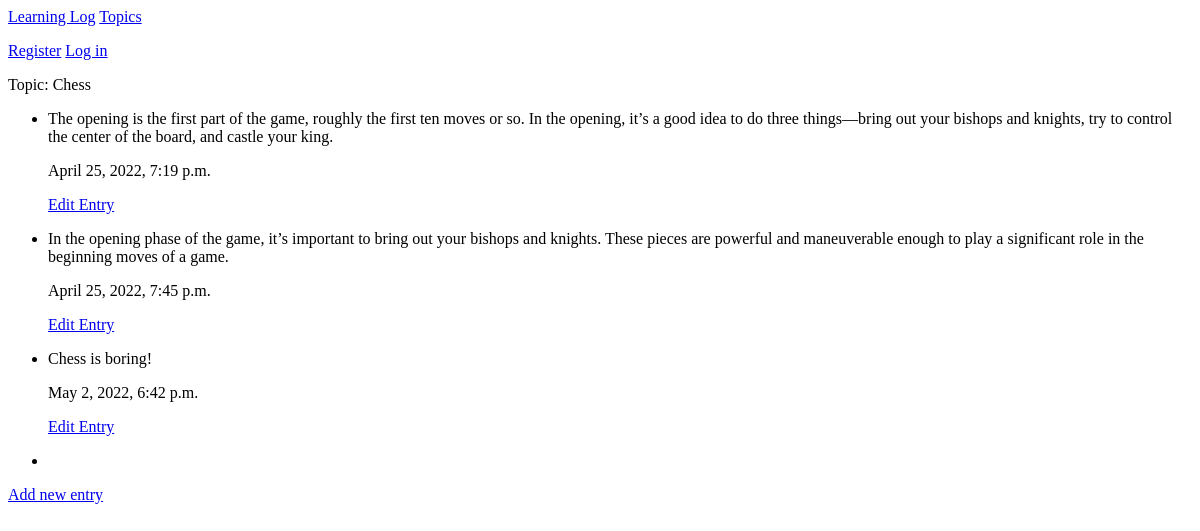
The page /topics/2/ (signed in) on the database as committed earlier.
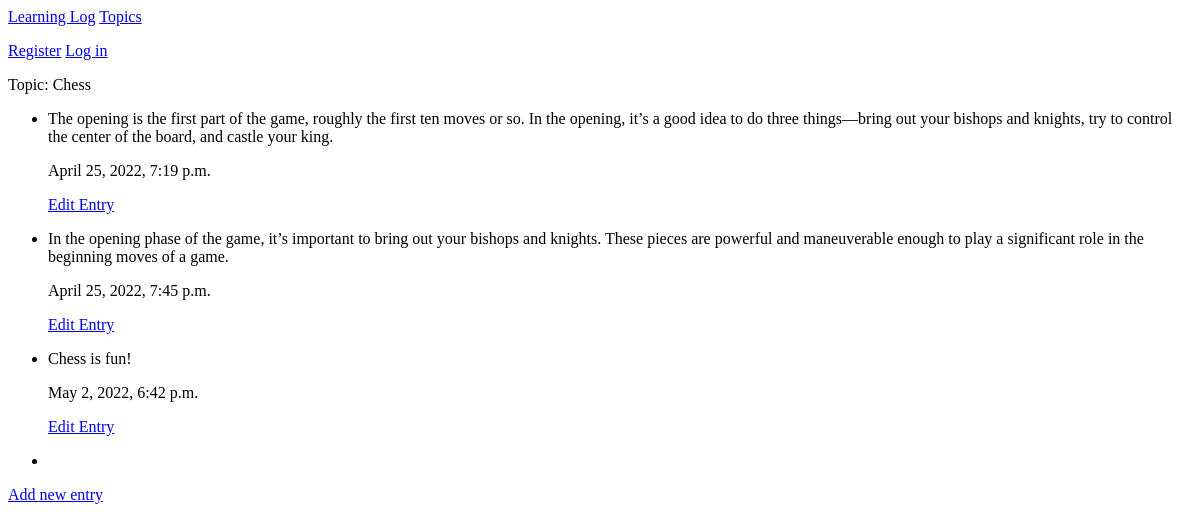
The same page on the database as committed later.
### MainApp/models.py (models this page shows, shortened)
class Entry(models.Model):
    topic = models.ForeignKey(Topic, on_delete=models.CASCADE)
    text = models.TextField()
    date_added = models.DateTimeField(auto_now_add=True)
    class Meta():
        verbose_name_plural = 'entries'

### MainApp/views.py (the view)
# urls.py: path('topics/<int:topic_id>/', views.topic,name='topic'),
@login_required
def topic(request, topic_id):
    topic = Topic.objects.get(id=topic_id)
    if topic.owner != request.user:
        raise Http404
    entries = topic.entry_set.all()
    context = {'topic':topic,'entries':entries}
    return render(request, 'MainApp/topic.html', context)

### MainApp/models.py (called while the page is built)
    def __str__(self):
        return self.text

### MainApp/templates/mainapp/topic.html
{% extends "MainApp/base.html" %}
{% block content %}
<p>Topic: {{ topic }}</p>
<ul>
    <li>
        {% for e in entries %}
        <p>{{ e.text }}</p>
        <p>{{ e.date_added }}</p>
        <p><a href="{% url 'MainApp:edit_entry' e.id %}">Edit Entry</a></p>
    <li>
    {% empty %}
    <li>There are no entries for this topic yet.
    </li>
    {% endfor %}
</ul>
<p><a href="{% url 'MainApp:new_entry' topic.id %}">Add new entry</a></p>
{% endblock content %}

Rows that differ between the two databases and show on the page:
changed Entry: text "Chess is boring!" → "Chess is fun!"
